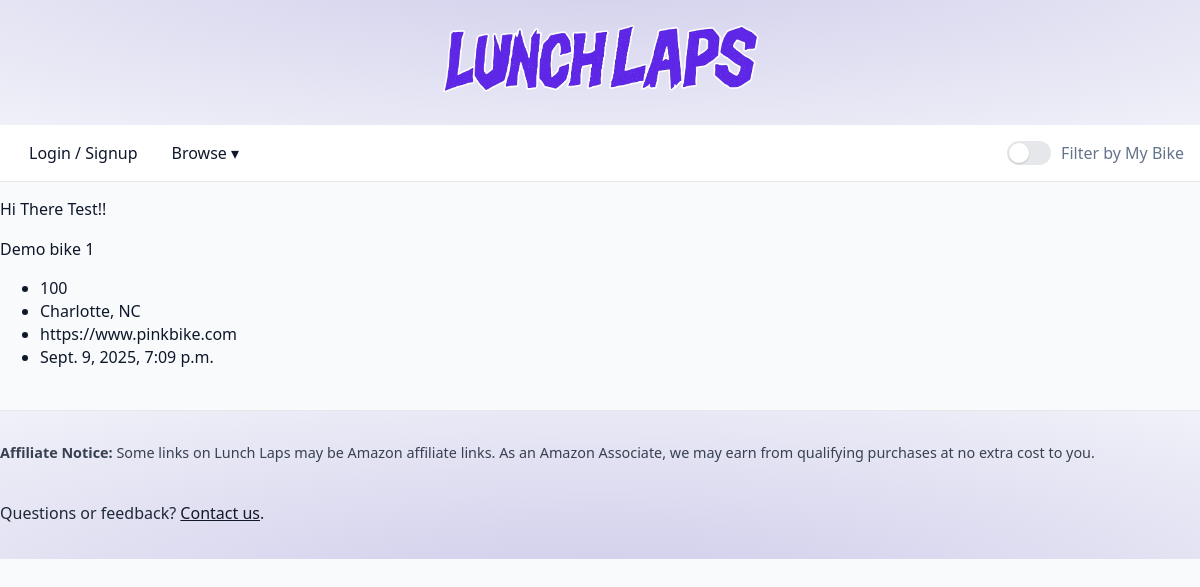
Screenshot of /bikeaggr/bikeaggr/ with the database file from the repository.
### bikeaggr/models.py (models this page shows, shortened)
class PBBike(models.Model):
    title = models.CharField(max_length=255)
    price = models.CharField(max_length=50)
    location = models.CharField(max_length=255, blank=True, null=True)
    url = models.URLField(unique=True)
    scraped_at = models.DateTimeField(auto_now_add=True)

### bikeaggr/views.py (the view)
# urls.py: path('bikeaggr/', views.bikesearchagg, name='bikesearchagg'),
def bikesearchagg(request):
    trailbikes = PBBike.objects.all()
    context = {'trailbikes': trailbikes}
    return render(request, 'bikeaggr/bikesearchaggr.html', context)

### bikeaggr/templates/bikeaggr/bikesearchaggr.html (shortened to what this page needs)
{% extends 'll_buildbike/base.html' %}
{% block bikesearchaggr %}
<p>Hi There Test!!</p>
{% for bike in trailbikes %}
<p>{{ bike.title }}</p>
<ul>
<li>{{ bike.price }}</li>
<li>{{ bike.location }}</li>
<li>{{ bike.url }}</li>
<li>{{ bike.scraped_at }}</li>
</ul>
{% endfor %}
{% endblock bikesearchaggr %}

### ll_buildbike/templates/ll_buildbike/base.html (style rules this page uses)
:root { --blurple:#5865F2; --ink:#0f172a; --muted:#64748b; --card:#ffffff; --bg:#f8fafc; --ring: rgba(88,101,242,.35); --radius:12px; }
html,body { margin:0;background:var(--bg);color:var(--ink);font:16px/1.45 system-ui,-apple-system,"Segoe UI",Roboto,Helvetica,Arial,"Apple Color Emoji","Segoe UI Emoji"; }

### rows the page displays
PBBike: title "Demo bike 1", price "100", location "Charlotte, NC", url "https://www.pinkbike.com", scraped_at "Sept. 9, 2025, 7:09 p.m."
